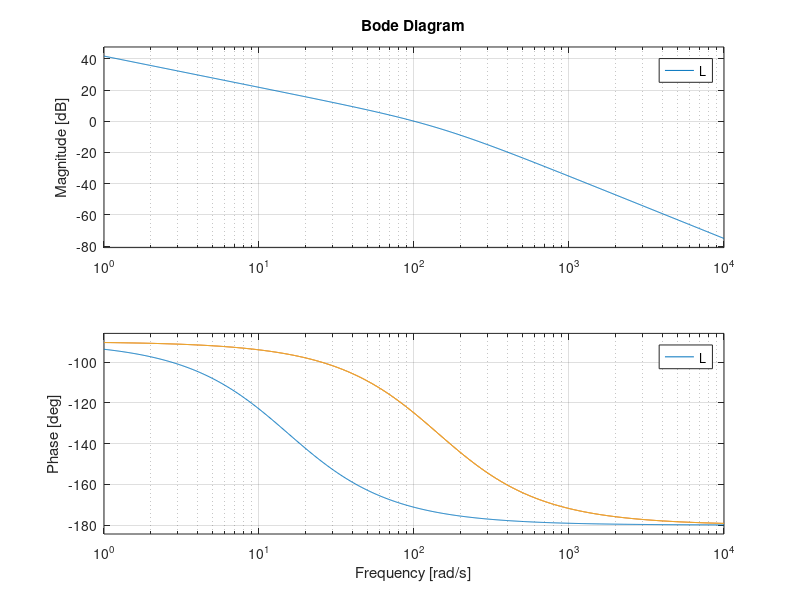

Source code (MATLAB):
close all;
clear all;
clc
%Plant
s = tf('s');
VtoS = 76/s/(0.065*s+1);
StoW = 0.72;
%Sensor at VtoS
G = VtoS*StoW;
bode(G)
Dpole = (0.065*s+1)/(0.007*s+1) 
Gnew = Dpole*G;
bode(G,Gnew)
legend
grid on
hold on
%% P controller
% We want wc = 100rad/s

close all
[mag phase freq] = bode(Gnew,100);
Kp = 1/mag
D = Kp;
L = Gnew*Kp;
bode(L)

% This controller suffices for the purpose


